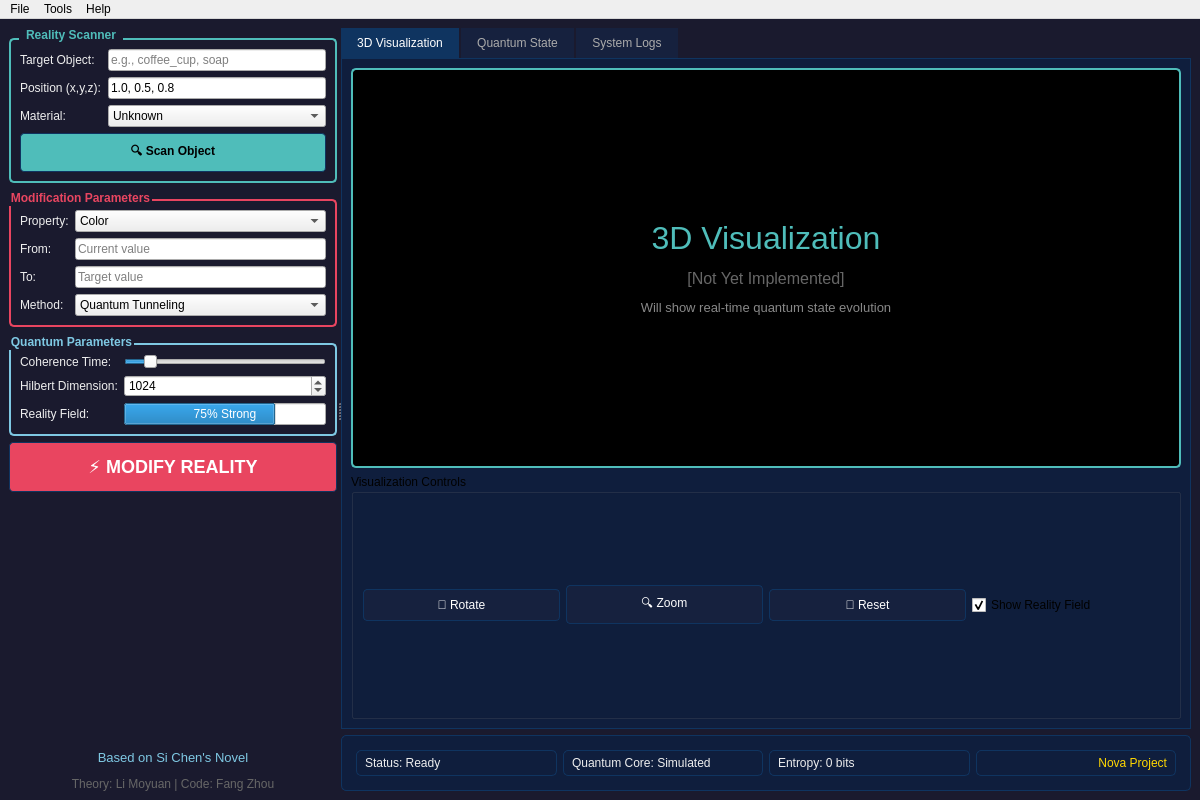
<?xml version="1.0" encoding="UTF-8"?>
<ui version="4.0">
 <class>RealityModifierMainWindow</class>
 <widget class="QMainWindow" name="RealityModifierMainWindow">
  <property name="geometry">
   <rect>
    <x>0</x>
    <y>0</y>
    <width>1200</width>
    <height>800</height>
   </rect>
  </property>
  <property name="windowTitle">
   <string>Reality Modifier v0.31 - Quantum Interface</string>
  </property>
  <property name="styleSheet">
   <string notr="true">QMainWindow {
    background-color: #1a1a2e;
}

QLabel {
    color: #eee;
}

QPushButton {
    background-color: #16213e;
    color: #fff;
    border: 1px solid #0f3460;
    padding: 8px;
    border-radius: 4px;
}

QPushButton:hover {
    background-color: #0f3460;
}

QPushButton:pressed {
    background-color: #e94560;
}</string>
  </property>
  <widget class="QWidget" name="centralwidget">
   <layout class="QGridLayout" name="gridLayout_5">
    <item row="0" column="0">
     <widget class="QSplitter" name="mainSplitter">
      <property name="orientation">
       <enum>Qt::Horizontal</enum>
      </property>
      
      <!-- Left Panel: Control Panel -->
      <widget class="QWidget" name="controlPanel">
       <layout class="QVBoxLayout" name="verticalLayout">
        
        <!-- Scanner Section -->
        <item>
         <widget class="QGroupBox" name="scannerGroup">
          <property name="title">
           <string>Reality Scanner</string>
          </property>
          <property name="styleSheet">
           <string notr="true">QGroupBox {
    color: #4fbdba;
    border: 2px solid #4fbdba;
    border-radius: 5px;
    margin-top: 10px;
    font-weight: bold;
}

QGroupBox::title {
    subcontrol-origin: margin;
    left: 10px;
    padding: 0 5px 0 5px;
}</string>
          </property>
          <layout class="QGridLayout" name="gridLayout">
           <item row="0" column="0">
            <widget class="QLabel" name="label">
             <property name="text">
              <string>Target Object:</string>
             </property>
            </widget>
           </item>
           <item row="0" column="1">
            <widget class="QLineEdit" name="targetObjectEdit">
             <property name="placeholderText">
              <string>e.g., coffee_cup, soap</string>
             </property>
            </widget>
           </item>
           <item row="1" column="0">
            <widget class="QLabel" name="label_2">
             <property name="text">
              <string>Position (x,y,z):</string>
             </property>
            </widget>
           </item>
           <item row="1" column="1">
            <widget class="QLineEdit" name="positionEdit">
             <property name="text">
              <string>1.0, 0.5, 0.8</string>
             </property>
            </widget>
           </item>
           <item row="2" column="0">
            <widget class="QLabel" name="label_3">
             <property name="text">
              <string>Material:</string>
             </property>
            </widget>
           </item>
           <item row="2" column="1">
            <widget class="QComboBox" name="materialCombo">
             <item>
              <property name="text">
               <string>Unknown</string>
              </property>
             </item>
             <item>
              <property name="text">
               <string>Ceramic</string>
              </property>
             </item>
             <item>
              <property name="text">
               <string>Plastic</string>
              </property>
             </item>
             <item>
              <property name="text">
               <string>Metal</string>
              </property>
             </item>
             <item>
              <property name="text">
               <string>Organic</string>
              </property>
             </item>
            </widget>
           </item>
           <item row="3" column="0" colspan="2">
            <widget class="QPushButton" name="scanButton">
             <property name="text">
              <string>🔍 Scan Object</string>
             </property>
             <property name="styleSheet">
              <string notr="true">QPushButton {
    background-color: #4fbdba;
    color: #000;
    font-weight: bold;
}</string>
             </property>
            </widget>
           </item>
          </layout>
         </widget>
        </item>
        
        <!-- Modification Section -->
        <item>
         <widget class="QGroupBox" name="modificationGroup">
          <property name="title">
           <string>Modification Parameters</string>
          </property>
          <property name="styleSheet">
           <string notr="true">QGroupBox {
    color: #e94560;
    border: 2px solid #e94560;
    border-radius: 5px;
    margin-top: 10px;
    font-weight: bold;
}</string>
          </property>
          <layout class="QGridLayout" name="gridLayout_2">
           <item row="0" column="0">
            <widget class="QLabel" name="label_4">
             <property name="text">
              <string>Property:</string>
             </property>
            </widget>
           </item>
           <item row="0" column="1">
            <widget class="QComboBox" name="propertyCombo">
             <item>
              <property name="text">
               <string>Color</string>
              </property>
             </item>
             <item>
              <property name="text">
               <string>Temperature</string>
              </property>
             </item>
             <item>
              <property name="text">
               <string>State (Solid/Liquid/Gas)</string>
              </property>
             </item>
             <item>
              <property name="text">
               <string>Mass</string>
              </property>
             </item>
             <item>
              <property name="text">
               <string>Quantum State</string>
              </property>
             </item>
            </widget>
           </item>
           <item row="1" column="0">
            <widget class="QLabel" name="label_5">
             <property name="text">
              <string>From:</string>
             </property>
            </widget>
           </item>
           <item row="1" column="1">
            <widget class="QLineEdit" name="fromValueEdit">
             <property name="placeholderText">
              <string>Current value</string>
             </property>
            </widget>
           </item>
           <item row="2" column="0">
            <widget class="QLabel" name="label_6">
             <property name="text">
              <string>To:</string>
             </property>
            </widget>
           </item>
           <item row="2" column="1">
            <widget class="QLineEdit" name="toValueEdit">
             <property name="placeholderText">
              <string>Target value</string>
             </property>
            </widget>
           </item>
           <item row="3" column="0">
            <widget class="QLabel" name="label_7">
             <property name="text">
              <string>Method:</string>
             </property>
            </widget>
           </item>
           <item row="3" column="1">
            <widget class="QComboBox" name="methodCombo">
             <item>
              <property name="text">
               <string>Quantum Tunneling</string>
              </property>
             </item>
             <item>
              <property name="text">
               <string>Wave Function Collapse</string>
              </property>
             </item>
             <item>
              <property name="text">
               <string>Entanglement Transfer</string>
              </property>
             </item>
             <item>
              <property name="text">
               <string>Spacetime Folding</string>
              </property>
             </item>
            </widget>
           </item>
          </layout>
         </widget>
        </item>
        
        <!-- Quantum Parameters -->
        <item>
         <widget class="QGroupBox" name="quantumGroup">
          <property name="title">
           <string>Quantum Parameters</string>
          </property>
          <property name="styleSheet">
           <string notr="true">QGroupBox {
    color: #7ec8e3;
    border: 2px solid #7ec8e3;
    border-radius: 5px;
    margin-top: 10px;
    font-weight: bold;
}</string>
          </property>
          <layout class="QFormLayout" name="formLayout">
           <item row="0" column="0">
            <widget class="QLabel" name="label_8">
             <property name="text">
              <string>Coherence Time:</string>
             </property>
            </widget>
           </item>
           <item row="0" column="1">
            <widget class="QSlider" name="coherenceSlider">
             <property name="minimum">
              <number>1</number>
             </property>
             <property name="maximum">
              <number>1000</number>
             </property>
             <property name="value">
              <number>100</number>
             </property>
             <property name="orientation">
              <enum>Qt::Horizontal</enum>
             </property>
            </widget>
           </item>
           <item row="1" column="0">
            <widget class="QLabel" name="label_9">
             <property name="text">
              <string>Hilbert Dimension:</string>
             </property>
            </widget>
           </item>
           <item row="1" column="1">
            <widget class="QSpinBox" name="dimensionSpin">
             <property name="minimum">
              <number>2</number>
             </property>
             <property name="maximum">
              <number>2048</number>
             </property>
             <property name="value">
              <number>1024</number>
             </property>
            </widget>
           </item>
           <item row="2" column="0">
            <widget class="QLabel" name="label_10">
             <property name="text">
              <string>Reality Field:</string>
             </property>
            </widget>
           </item>
           <item row="2" column="1">
            <widget class="QProgressBar" name="realityFieldBar">
             <property name="value">
              <number>75</number>
             </property>
             <property name="format">
              <string>%p% Strong</string>
             </property>
            </widget>
           </item>
          </layout>
         </widget>
        </item>
        
        <!-- Execute Button -->
        <item>
         <widget class="QPushButton" name="executeButton">
          <property name="minimumSize">
           <size>
            <width>0</width>
            <height>50</height>
           </size>
          </property>
          <property name="text">
           <string>⚡ MODIFY REALITY</string>
          </property>
          <property name="styleSheet">
           <string notr="true">QPushButton {
    background-color: #e94560;
    font-size: 18px;
    font-weight: bold;
}

QPushButton:hover {
    background-color: #ff1744;
}</string>
          </property>
         </widget>
        </item>
        
        <!-- Spacer -->
        <item>
         <spacer name="verticalSpacer">
          <property name="orientation">
           <enum>Qt::Vertical</enum>
          </property>
          <property name="sizeHint" stdset="0">
           <size>
            <width>20</width>
            <height>40</height>
           </size>
          </property>
         </spacer>
        </item>
        
        <!-- About -->
        <item>
         <widget class="QLabel" name="aboutLabel">
          <property name="text">
           <string>&lt;html&gt;&lt;head/&gt;&lt;body&gt;&lt;p align=&quot;center&quot;&gt;&lt;span style=&quot; font-size:10pt; color:#7ec8e3;&quot;&gt;Based on Si Chen's Novel&lt;/span&gt;&lt;/p&gt;&lt;p align=&quot;center&quot;&gt;&lt;span style=&quot; font-size:9pt; color:#666;&quot;&gt;Theory: Li Moyuan | Code: Fang Zhou&lt;/span&gt;&lt;/p&gt;&lt;/body&gt;&lt;/html&gt;</string>
          </property>
          <property name="wordWrap">
           <bool>true</bool>
          </property>
         </widget>
        </item>
       </layout>
      </widget>
      
      <!-- Right Panel: Visualization -->
      <widget class="QWidget" name="visualizationPanel">
       <layout class="QVBoxLayout" name="verticalLayout_2">
        
        <!-- Tab Widget -->
        <item>
         <widget class="QTabWidget" name="mainTabs">
          <property name="currentIndex">
           <number>0</number>
          </property>
          <property name="styleSheet">
           <string notr="true">QTabWidget::pane {
    border: 1px solid #0f3460;
    background-color: #0f1e3d;
}

QTabBar::tab {
    background-color: #16213e;
    color: #aaa;
    padding: 8px 16px;
    margin-right: 2px;
}

QTabBar::tab:selected {
    background-color: #0f3460;
    color: #fff;
}</string>
          </property>
          
          <!-- 3D Visualization Tab -->
          <widget class="QWidget" name="visualTab">
           <attribute name="title">
            <string>3D Visualization</string>
           </attribute>
           <layout class="QVBoxLayout" name="verticalLayout_3">
            <item>
             <widget class="QLabel" name="visualization3D">
              <property name="minimumSize">
               <size>
                <width>600</width>
                <height>400</height>
               </size>
              </property>
              <property name="styleSheet">
               <string notr="true">QLabel {
    background-color: #000;
    border: 2px solid #4fbdba;
    border-radius: 5px;
}</string>
              </property>
              <property name="text">
               <string>&lt;html&gt;&lt;head/&gt;&lt;body&gt;&lt;p align=&quot;center&quot;&gt;&lt;span style=&quot; font-size:24pt; color:#4fbdba;&quot;&gt;3D Visualization&lt;/span&gt;&lt;/p&gt;&lt;p align=&quot;center&quot;&gt;&lt;span style=&quot; font-size:12pt; color:#666;&quot;&gt;[Not Yet Implemented]&lt;/span&gt;&lt;/p&gt;&lt;p align=&quot;center&quot;&gt;&lt;span style=&quot; font-size:10pt; color:#888;&quot;&gt;Will show real-time quantum state evolution&lt;/span&gt;&lt;/p&gt;&lt;/body&gt;&lt;/html&gt;</string>
              </property>
              <property name="alignment">
               <set>Qt::AlignCenter</set>
              </property>
             </widget>
            </item>
            <item>
             <widget class="QGroupBox" name="controlsGroup">
              <property name="title">
               <string>Visualization Controls</string>
              </property>
              <layout class="QHBoxLayout" name="horizontalLayout">
               <item>
                <widget class="QPushButton" name="rotateButton">
                 <property name="text">
                  <string>🔄 Rotate</string>
                 </property>
                </widget>
               </item>
               <item>
                <widget class="QPushButton" name="zoomButton">
                 <property name="text">
                  <string>🔍 Zoom</string>
                 </property>
                </widget>
               </item>
               <item>
                <widget class="QPushButton" name="resetViewButton">
                 <property name="text">
                  <string>🔁 Reset</string>
                 </property>
                </widget>
               </item>
               <item>
                <widget class="QCheckBox" name="showFieldCheck">
                 <property name="text">
                  <string>Show Reality Field</string>
                 </property>
                 <property name="checked">
                  <bool>true</bool>
                 </property>
                </widget>
               </item>
              </layout>
             </widget>
            </item>
           </layout>
          </widget>
          
          <!-- Quantum State Tab -->
          <widget class="QWidget" name="quantumTab">
           <attribute name="title">
            <string>Quantum State</string>
           </attribute>
           <layout class="QVBoxLayout" name="verticalLayout_4">
            <item>
             <widget class="QTextEdit" name="quantumStateText">
              <property name="styleSheet">
               <string notr="true">QTextEdit {
    background-color: #0a0a0a;
    color: #0f0;
    font-family: 'Consolas', 'Monaco', monospace;
    font-size: 12px;
    border: 1px solid #0f0;
}</string>
              </property>
              <property name="readOnly">
               <bool>true</bool>
              </property>
              <property name="html">
               <string>&lt;!DOCTYPE HTML PUBLIC &quot;-//W3C//DTD HTML 4.0//EN&quot; &quot;http://www.w3.org/TR/REC-html40/strict.dtd&quot;&gt;
&lt;html&gt;&lt;head&gt;&lt;meta name=&quot;qrichtext&quot; content=&quot;1&quot; /&gt;&lt;style type=&quot;text/css&quot;&gt;
p, li { white-space: pre-wrap; }
&lt;/style&gt;&lt;/head&gt;&lt;body style=&quot; font-family:'Consolas','Monaco',monospace; font-size:12px; font-weight:400; font-style:normal;&quot;&gt;
&lt;p style=&quot; margin-top:0px; margin-bottom:0px; margin-left:0px; margin-right:0px; -qt-block-indent:0; text-indent:0px;&quot;&gt;&lt;span style=&quot; color:#00ff00;&quot;&gt;=== Quantum State Monitor ===&lt;/span&gt;&lt;/p&gt;
&lt;p style=&quot;-qt-paragraph-type:empty; margin-top:0px; margin-bottom:0px; margin-left:0px; margin-right:0px; -qt-block-indent:0; text-indent:0px; color:#00ff00;&quot;&gt;&lt;br /&gt;&lt;/p&gt;
&lt;p style=&quot; margin-top:0px; margin-bottom:0px; margin-left:0px; margin-right:0px; -qt-block-indent:0; text-indent:0px;&quot;&gt;&lt;span style=&quot; color:#00ff00;&quot;&gt;State Vector: |ψ⟩ = ?&lt;/span&gt;&lt;/p&gt;
&lt;p style=&quot; margin-top:0px; margin-bottom:0px; margin-left:0px; margin-right:0px; -qt-block-indent:0; text-indent:0px;&quot;&gt;&lt;span style=&quot; color:#00ff00;&quot;&gt;Hilbert Space Dim: 1024&lt;/span&gt;&lt;/p&gt;
&lt;p style=&quot; margin-top:0px; margin-bottom:0px; margin-left:0px; margin-right:0px; -qt-block-indent:0; text-indent:0px;&quot;&gt;&lt;span style=&quot; color:#00ff00;&quot;&gt;Entanglement: None&lt;/span&gt;&lt;/p&gt;
&lt;p style=&quot; margin-top:0px; margin-bottom:0px; margin-left:0px; margin-right:0px; -qt-block-indent:0; text-indent:0px;&quot;&gt;&lt;span style=&quot; color:#00ff00;&quot;&gt;Coherence: 1.000&lt;/span&gt;&lt;/p&gt;
&lt;p style=&quot;-qt-paragraph-type:empty; margin-top:0px; margin-bottom:0px; margin-left:0px; margin-right:0px; -qt-block-indent:0; text-indent:0px; color:#00ff00;&quot;&gt;&lt;br /&gt;&lt;/p&gt;
&lt;p style=&quot; margin-top:0px; margin-bottom:0px; margin-left:0px; margin-right:0px; -qt-block-indent:0; text-indent:0px;&quot;&gt;&lt;span style=&quot; color:#00ff00;&quot;&gt;Waiting for scan...&lt;/span&gt;&lt;/p&gt;&lt;/body&gt;&lt;/html&gt;</string>
              </property>
             </widget>
            </item>
            <item>
             <widget class="QGroupBox" name="blochSphereGroup">
              <property name="title">
               <string>Bloch Sphere Representation</string>
              </property>
              <layout class="QVBoxLayout" name="verticalLayout_5">
               <item>
                <widget class="QLabel" name="blochSphereLabel">
                 <property name="minimumSize">
                  <size>
                   <width>300</width>
                   <height>300</height>
                  </size>
                 </property>
                 <property name="styleSheet">
                  <string notr="true">QLabel {
    background-color: #111;
    border: 1px solid #7ec8e3;
    border-radius: 150px;
}</string>
                 </property>
                 <property name="text">
                  <string>&lt;html&gt;&lt;head/&gt;&lt;body&gt;&lt;p align=&quot;center&quot;&gt;&lt;span style=&quot; color:#7ec8e3;&quot;&gt;Bloch Sphere&lt;/span&gt;&lt;/p&gt;&lt;/body&gt;&lt;/html&gt;</string>
                 </property>
                 <property name="alignment">
                  <set>Qt::AlignCenter</set>
                 </property>
                </widget>
               </item>
              </layout>
             </widget>
            </item>
           </layout>
          </widget>
          
          <!-- Logs Tab -->
          <widget class="QWidget" name="logsTab">
           <attribute name="title">
            <string>System Logs</string>
           </attribute>
           <layout class="QVBoxLayout" name="verticalLayout_6">
            <item>
             <widget class="QTextEdit" name="logsText">
              <property name="styleSheet">
               <string notr="true">QTextEdit {
    background-color: #000;
    color: #ccc;
    font-family: monospace;
    font-size: 11px;
}</string>
              </property>
              <property name="readOnly">
               <bool>true</bool>
              </property>
              <property name="html">
               <string>&lt;!DOCTYPE HTML PUBLIC &quot;-//W3C//DTD HTML 4.0//EN&quot; &quot;http://www.w3.org/TR/REC-html40/strict.dtd&quot;&gt;
&lt;html&gt;&lt;head&gt;&lt;meta name=&quot;qrichtext&quot; content=&quot;1&quot; /&gt;&lt;style type=&quot;text/css&quot;&gt;
p, li { white-space: pre-wrap; }
&lt;/style&gt;&lt;/head&gt;&lt;body style=&quot; font-family:'monospace'; font-size:11px; font-weight:400; font-style:normal;&quot;&gt;
&lt;p style=&quot; margin-top:0px; margin-bottom:0px; margin-left:0px; margin-right:0px; -qt-block-indent:0; text-indent:0px;&quot;&gt;&lt;span style=&quot; color:#4fbdba;&quot;&gt;[2028-07-06 19:30:00] Reality Modifier v0.31 initialized&lt;/span&gt;&lt;/p&gt;
&lt;p style=&quot; margin-top:0px; margin-bottom:0px; margin-left:0px; margin-right:0px; -qt-block-indent:0; text-indent:0px;&quot;&gt;&lt;span style=&quot; color:#7ec8e3;&quot;&gt;[2028-07-06 19:30:01] Quantum Random Generator: OPERATIONAL&lt;/span&gt;&lt;/p&gt;
&lt;p style=&quot; margin-top:0px; margin-bottom:0px; margin-left:0px; margin-right:0px; -qt-block-indent:0; text-indent:0px;&quot;&gt;&lt;span style=&quot; color:#e94560;&quot;&gt;[2028-07-06 19:30:02] Warning: Most features are still theoretical&lt;/span&gt;&lt;/p&gt;
&lt;p style=&quot; margin-top:0px; margin-bottom:0px; margin-left:0px; margin-right:0px; -qt-block-indent:0; text-indent:0px;&quot;&gt;&lt;span style=&quot; color:#666666;&quot;&gt;[2028-07-06 19:30:03] Waiting for user input...&lt;/span&gt;&lt;/p&gt;&lt;/body&gt;&lt;/html&gt;</string>
              </property>
             </widget>
            </item>
           </layout>
          </widget>
          
         </widget>
        </item>
        
        <!-- Status Bar -->
        <item>
         <widget class="QFrame" name="statusFrame">
          <property name="styleSheet">
           <string notr="true">QFrame {
    background-color: #0f1e3d;
    border: 1px solid #0f3460;
    border-radius: 5px;
    padding: 5px;
}</string>
          </property>
          <property name="frameShape">
           <enum>QFrame::StyledPanel</enum>
          </property>
          <layout class="QHBoxLayout" name="horizontalLayout_2">
           <item>
            <widget class="QLabel" name="statusLabel">
             <property name="text">
              <string>Status: Ready</string>
             </property>
            </widget>
           </item>
           <item>
            <widget class="QLabel" name="quantumStatusLabel">
             <property name="text">
              <string>Quantum Core: Simulated</string>
             </property>
            </widget>
           </item>
           <item>
            <widget class="QLabel" name="entropyLabel">
             <property name="text">
              <string>Entropy: 0 bits</string>
             </property>
            </widget>
           </item>
           <item>
            <widget class="QLabel" name="novaLabel">
             <property name="text">
              <string>&lt;html&gt;&lt;head/&gt;&lt;body&gt;&lt;p&gt;&lt;span style=&quot; color:#ffd700;&quot;&gt;Nova Project&lt;/span&gt;&lt;/p&gt;&lt;/body&gt;&lt;/html&gt;</string>
             </property>
             <property name="alignment">
              <set>Qt::AlignRight|Qt::AlignTrailing|Qt::AlignVCenter</set>
             </property>
            </widget>
           </item>
          </layout>
         </widget>
        </item>
        
       </layout>
      </widget>
     </widget>
    </item>
   </layout>
  </widget>
  
  <!-- Menu Bar -->
  <widget class="QMenuBar" name="menubar">
   <property name="geometry">
    <rect>
     <x>0</x>
     <y>0</y>
     <width>1200</width>
     <height>22</height>
    </rect>
   </property>
   <widget class="QMenu" name="menuFile">
    <property name="title">
     <string>File</string>
    </property>
    <addaction name="actionNew_Project"/>
    <addaction name="actionOpen_Project"/>
    <addaction name="actionSave_Project"/>
    <addaction name="separator"/>
    <addaction name="actionImport_Novel"/>
    <addaction name="separator"/>
    <addaction name="actionExit"/>
   </widget>
   <widget class="QMenu" name="menuTools">
    <property name="title">
     <string>Tools</string>
    </property>
    <addaction name="actionQuantum_Calculator"/>
    <addaction name="actionReality_Field_Map"/>
    <addaction name="actionEntanglement_Visualizer"/>
    <addaction name="separator"/>
    <addaction name="actionCalibrate_Scanner"/>
   </widget>
   <widget class="QMenu" name="menuHelp">
    <property name="title">
     <string>Help</string>
    </property>
    <addaction name="actionTutorial"/>
    <addaction name="actionTheory_Docs"/>
    <addaction name="separator"/>
    <addaction name="actionAbout_Nova"/>
   </widget>
   <addaction name="menuFile"/>
   <addaction name="menuTools"/>
   <addaction name="menuHelp"/>
  </widget>
  
  <!-- Actions -->
  <action name="actionNew_Project">
   <property name="text">
    <string>New Project</string>
   </property>
   <property name="shortcut">
    <string>Ctrl+N</string>
   </property>
  </action>
  <action name="actionOpen_Project">
   <property name="text">
    <string>Open Project</string>
   </property>
   <property name="shortcut">
    <string>Ctrl+O</string>
   </property>
  </action>
  <action name="actionSave_Project">
   <property name="text">
    <string>Save Project</string>
   </property>
   <property name="shortcut">
    <string>Ctrl+S</string>
   </property>
  </action>
  <action name="actionImport_Novel">
   <property name="text">
    <string>Import Novel Chapter...</string>
   </property>
   <property name="toolTip">
    <string>Import chapters from Si Chen's novel for analysis</string>
   </property>
  </action>
  <action name="actionExit">
   <property name="text">
    <string>Exit</string>
   </property>
   <property name="shortcut">
    <string>Ctrl+Q</string>
   </property>
  </action>
  <action name="actionQuantum_Calculator">
   <property name="text">
    <string>Quantum Calculator</string>
   </property>
  </action>
  <action name="actionReality_Field_Map">
   <property name="text">
    <string>Reality Field Map</string>
   </property>
  </action>
  <action name="actionEntanglement_Visualizer">
   <property name="text">
    <string>Entanglement Visualizer</string>
   </property>
  </action>
  <action name="actionCalibrate_Scanner">
   <property name="text">
    <string>Calibrate Scanner</string>
   </property>
  </action>
  <action name="actionTutorial">
   <property name="text">
    <string>Tutorial</string>
   </property>
  </action>
  <action name="actionTheory_Docs">
   <property name="text">
    <string>Theory Documentation</string>
   </property>
  </action>
  <action name="actionAbout_Nova">
   <property name="text">
    <string>About Nova Project</string>
   </property>
  </action>
 </widget>
 <resources/>
 <connections/>
</ui>
